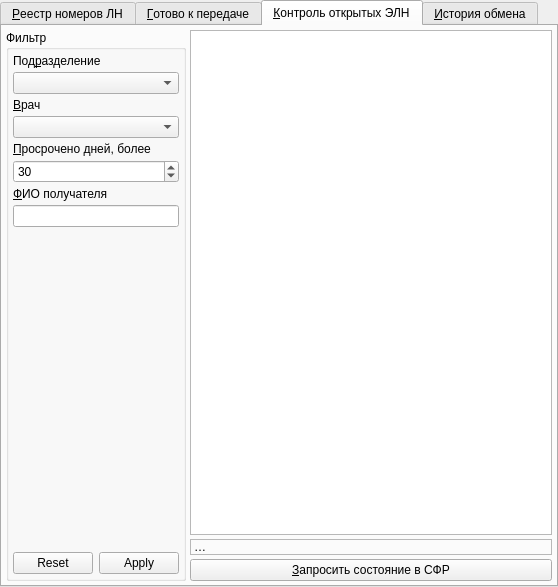
<?xml version="1.0" encoding="UTF-8"?>
<ui version="4.0">
 <class>CWorkSpace</class>
 <widget class="QDialog" name="CWorkSpace">
  <property name="geometry">
   <rect>
    <x>0</x>
    <y>0</y>
    <width>558</width>
    <height>587</height>
   </rect>
  </property>
  <property name="windowTitle">
   <string>Dialog</string>
  </property>
  <layout class="QGridLayout" name="gridLayout">
   <property name="leftMargin">
    <number>0</number>
   </property>
   <property name="topMargin">
    <number>0</number>
   </property>
   <property name="rightMargin">
    <number>0</number>
   </property>
   <property name="bottomMargin">
    <number>0</number>
   </property>
   <property name="spacing">
    <number>0</number>
   </property>
   <item row="0" column="0">
    <widget class="QTabWidget" name="tabMain">
     <property name="currentIndex">
      <number>2</number>
     </property>
     <property name="documentMode">
      <bool>false</bool>
     </property>
     <widget class="QWidget" name="tabNumbersRegistry">
      <attribute name="title">
       <string>&amp;Реестр номеров ЛН</string>
      </attribute>
      <layout class="QGridLayout" name="gridLayout_5">
       <property name="leftMargin">
        <number>4</number>
       </property>
       <property name="topMargin">
        <number>4</number>
       </property>
       <property name="rightMargin">
        <number>4</number>
       </property>
       <property name="bottomMargin">
        <number>4</number>
       </property>
       <property name="spacing">
        <number>4</number>
       </property>
       <item row="1" column="0" colspan="2">
        <widget class="CTableView" name="tblNumbersRegistry"/>
       </item>
       <item row="3" column="0" colspan="2">
        <widget class="QPushButton" name="btnRequestNumbers">
         <property name="text">
          <string>&amp;Запросить номера в сервисе СФР</string>
         </property>
        </widget>
       </item>
       <item row="2" column="0" colspan="2">
        <widget class="QLabel" name="lblSizeOfNumbersRegistry">
         <property name="frameShape">
          <enum>QFrame::StyledPanel</enum>
         </property>
         <property name="frameShadow">
          <enum>QFrame::Sunken</enum>
         </property>
         <property name="lineWidth">
          <number>1</number>
         </property>
         <property name="text">
          <string>…</string>
         </property>
        </widget>
       </item>
      </layout>
     </widget>
     <widget class="QWidget" name="tabReadyToSend">
      <attribute name="title">
       <string>&amp;Готово к передаче</string>
      </attribute>
      <layout class="QGridLayout" name="gridLayout_4">
       <property name="leftMargin">
        <number>4</number>
       </property>
       <property name="topMargin">
        <number>4</number>
       </property>
       <property name="rightMargin">
        <number>4</number>
       </property>
       <property name="bottomMargin">
        <number>4</number>
       </property>
       <property name="spacing">
        <number>4</number>
       </property>
       <item row="0" column="0" rowspan="3">
        <widget class="QGroupBox" name="grpReadyFilter">
         <property name="sizePolicy">
          <sizepolicy hsizetype="Fixed" vsizetype="Preferred">
           <horstretch>0</horstretch>
           <verstretch>0</verstretch>
          </sizepolicy>
         </property>
         <property name="title">
          <string>Фильтр</string>
         </property>
         <layout class="QGridLayout" name="gridLayout_7">
          <property name="leftMargin">
           <number>4</number>
          </property>
          <property name="topMargin">
           <number>4</number>
          </property>
          <property name="rightMargin">
           <number>4</number>
          </property>
          <property name="bottomMargin">
           <number>4</number>
          </property>
          <property name="spacing">
           <number>4</number>
          </property>
          <item row="5" column="0" colspan="2">
           <widget class="QLineEdit" name="edtReadyNumber"/>
          </item>
          <item row="8" column="0" colspan="2">
           <spacer name="verticalSpacer_2">
            <property name="orientation">
             <enum>Qt::Vertical</enum>
            </property>
            <property name="sizeHint" stdset="0">
             <size>
              <width>20</width>
              <height>40</height>
             </size>
            </property>
           </spacer>
          </item>
          <item row="9" column="0" colspan="2">
           <widget class="CApplyResetDialogButtonBox" name="buttonBoxReady">
            <property name="standardButtons">
             <set>QDialogButtonBox::Apply|QDialogButtonBox::Reset</set>
            </property>
           </widget>
          </item>
          <item row="1" column="0" colspan="2">
           <widget class="COrgStructureComboBox" name="cmbReadyOrgStructure"/>
          </item>
          <item row="6" column="0">
           <widget class="QLabel" name="lblReadyBegDate">
            <property name="text">
             <string>&amp;Дата c</string>
            </property>
            <property name="buddy">
             <cstring>edtReadyBegDate</cstring>
            </property>
           </widget>
          </item>
          <item row="2" column="0" colspan="2">
           <widget class="QLabel" name="lblReadyPerson">
            <property name="text">
             <string>&amp;Врач</string>
            </property>
            <property name="buddy">
             <cstring>cmbReadyPerson</cstring>
            </property>
           </widget>
          </item>
          <item row="0" column="0" colspan="2">
           <widget class="QLabel" name="lblReadyOrgStructure">
            <property name="sizePolicy">
             <sizepolicy hsizetype="Maximum" vsizetype="Preferred">
              <horstretch>0</horstretch>
              <verstretch>0</verstretch>
             </sizepolicy>
            </property>
            <property name="minimumSize">
             <size>
              <width>130</width>
              <height>0</height>
             </size>
            </property>
            <property name="text">
             <string>Под&amp;разделение</string>
            </property>
            <property name="buddy">
             <cstring>cmbReadyOrgStructure</cstring>
            </property>
           </widget>
          </item>
          <item row="6" column="1">
           <widget class="CDateEdit" name="edtReadyBegDate">
            <property name="sizePolicy">
             <sizepolicy hsizetype="Maximum" vsizetype="Fixed">
              <horstretch>0</horstretch>
              <verstretch>0</verstretch>
             </sizepolicy>
            </property>
            <property name="displayFormat">
             <string>dd.MM.yyyy</string>
            </property>
            <property name="calendarPopup">
             <bool>true</bool>
            </property>
           </widget>
          </item>
          <item row="7" column="0">
           <widget class="QLabel" name="lblReadyEndDate">
            <property name="text">
             <string>&amp;по</string>
            </property>
            <property name="buddy">
             <cstring>edtReadyEndDate</cstring>
            </property>
           </widget>
          </item>
          <item row="7" column="1">
           <widget class="CDateEdit" name="edtReadyEndDate">
            <property name="sizePolicy">
             <sizepolicy hsizetype="Maximum" vsizetype="Fixed">
              <horstretch>0</horstretch>
              <verstretch>0</verstretch>
             </sizepolicy>
            </property>
            <property name="displayFormat">
             <string>dd.MM.yyyy</string>
            </property>
            <property name="calendarPopup">
             <bool>true</bool>
            </property>
           </widget>
          </item>
          <item row="4" column="0" colspan="2">
           <widget class="QLabel" name="lblReadyNumber">
            <property name="sizePolicy">
             <sizepolicy hsizetype="Maximum" vsizetype="Preferred">
              <horstretch>0</horstretch>
              <verstretch>0</verstretch>
             </sizepolicy>
            </property>
            <property name="text">
             <string>&amp;Номер</string>
            </property>
            <property name="buddy">
             <cstring>edtReadyNumber</cstring>
            </property>
           </widget>
          </item>
          <item row="3" column="0" colspan="2">
           <widget class="CPersonComboBoxEx" name="cmbReadyPerson"/>
          </item>
         </layout>
        </widget>
       </item>
       <item row="2" column="1" colspan="2">
        <widget class="QPushButton" name="btnSend">
         <property name="enabled">
          <bool>true</bool>
         </property>
         <property name="text">
          <string>&amp;Передать в СФР</string>
         </property>
        </widget>
       </item>
       <item row="0" column="1" colspan="2">
        <widget class="CTableView" name="tblReadyTempInvalidDocuments"/>
       </item>
       <item row="1" column="1" colspan="2">
        <widget class="QLabel" name="lblRowsInReadyTempInvalidDocuments">
         <property name="frameShape">
          <enum>QFrame::StyledPanel</enum>
         </property>
         <property name="frameShadow">
          <enum>QFrame::Sunken</enum>
         </property>
         <property name="text">
          <string>…</string>
         </property>
        </widget>
       </item>
      </layout>
     </widget>
     <widget class="QWidget" name="tabExpired">
      <attribute name="title">
       <string>&amp;Контроль открытых ЭЛН</string>
      </attribute>
      <layout class="QGridLayout" name="gridLayout_3">
       <property name="leftMargin">
        <number>4</number>
       </property>
       <property name="topMargin">
        <number>4</number>
       </property>
       <property name="rightMargin">
        <number>4</number>
       </property>
       <property name="bottomMargin">
        <number>4</number>
       </property>
       <property name="spacing">
        <number>4</number>
       </property>
       <item row="0" column="1">
        <widget class="CTableView" name="tblExpiredTempInvalidDocuments"/>
       </item>
       <item row="2" column="1">
        <widget class="QPushButton" name="btnCheckExpiredDocuments">
         <property name="text">
          <string>&amp;Запросить состояние в СФР</string>
         </property>
        </widget>
       </item>
       <item row="0" column="0" rowspan="3">
        <widget class="QGroupBox" name="grpExpiredFilter">
         <property name="sizePolicy">
          <sizepolicy hsizetype="Fixed" vsizetype="Preferred">
           <horstretch>0</horstretch>
           <verstretch>0</verstretch>
          </sizepolicy>
         </property>
         <property name="title">
          <string>Фильтр</string>
         </property>
         <layout class="QGridLayout" name="gridLayout_9">
          <property name="leftMargin">
           <number>4</number>
          </property>
          <property name="topMargin">
           <number>4</number>
          </property>
          <property name="rightMargin">
           <number>4</number>
          </property>
          <property name="bottomMargin">
           <number>4</number>
          </property>
          <property name="spacing">
           <number>4</number>
          </property>
          <item row="8" column="0" colspan="2">
           <spacer name="verticalSpacer_4">
            <property name="orientation">
             <enum>Qt::Vertical</enum>
            </property>
            <property name="sizeHint" stdset="0">
             <size>
              <width>20</width>
              <height>40</height>
             </size>
            </property>
           </spacer>
          </item>
          <item row="0" column="0" colspan="2">
           <widget class="QLabel" name="lblExpiredOrgStructure">
            <property name="sizePolicy">
             <sizepolicy hsizetype="Maximum" vsizetype="Preferred">
              <horstretch>0</horstretch>
              <verstretch>0</verstretch>
             </sizepolicy>
            </property>
            <property name="minimumSize">
             <size>
              <width>130</width>
              <height>0</height>
             </size>
            </property>
            <property name="text">
             <string>Под&amp;разделение</string>
            </property>
            <property name="buddy">
             <cstring>cmbReadyOrgStructure</cstring>
            </property>
           </widget>
          </item>
          <item row="1" column="0" colspan="2">
           <widget class="COrgStructureComboBox" name="cmbExpiredOrgStructure">
            <property name="sizePolicy">
             <sizepolicy hsizetype="Expanding" vsizetype="Fixed">
              <horstretch>0</horstretch>
              <verstretch>0</verstretch>
             </sizepolicy>
            </property>
           </widget>
          </item>
          <item row="2" column="0" colspan="2">
           <widget class="QLabel" name="lblExpiredPerson">
            <property name="text">
             <string>&amp;Врач</string>
            </property>
            <property name="buddy">
             <cstring>cmbHistoryPerson</cstring>
            </property>
           </widget>
          </item>
          <item row="9" column="0" colspan="2">
           <widget class="CApplyResetDialogButtonBox" name="buttonBoxExpired">
            <property name="standardButtons">
             <set>QDialogButtonBox::Apply|QDialogButtonBox::Reset</set>
            </property>
           </widget>
          </item>
          <item row="4" column="0" colspan="2">
           <widget class="QLabel" name="lblExpiredDays">
            <property name="text">
             <string>&amp;Просрочено дней, более </string>
            </property>
            <property name="buddy">
             <cstring>edtExpiredDays</cstring>
            </property>
           </widget>
          </item>
          <item row="5" column="0" colspan="2">
           <widget class="QSpinBox" name="edtExpiredDays">
            <property name="minimum">
             <number>1</number>
            </property>
            <property name="maximum">
             <number>99999</number>
            </property>
            <property name="value">
             <number>30</number>
            </property>
           </widget>
          </item>
          <item row="3" column="0" colspan="2">
           <widget class="CPersonComboBoxEx" name="cmbExpiredPerson"/>
          </item>
          <item row="6" column="0">
           <widget class="QLabel" name="lblExpiredFullName">
            <property name="text">
             <string>&amp;ФИО получателя</string>
            </property>
            <property name="buddy">
             <cstring>edtExpiredFullName</cstring>
            </property>
           </widget>
          </item>
          <item row="7" column="0" colspan="2">
           <widget class="QLineEdit" name="edtExpiredFullName">
            <property name="sizePolicy">
             <sizepolicy hsizetype="Minimum" vsizetype="Fixed">
              <horstretch>0</horstretch>
              <verstretch>0</verstretch>
             </sizepolicy>
            </property>
           </widget>
          </item>
         </layout>
        </widget>
       </item>
       <item row="1" column="1">
        <widget class="QLabel" name="lblRowsInExpiredTempInvalidDocuments">
         <property name="frameShape">
          <enum>QFrame::StyledPanel</enum>
         </property>
         <property name="frameShadow">
          <enum>QFrame::Sunken</enum>
         </property>
         <property name="text">
          <string>…</string>
         </property>
        </widget>
       </item>
      </layout>
     </widget>
     <widget class="QWidget" name="tabHistory">
      <property name="enabled">
       <bool>true</bool>
      </property>
      <attribute name="title">
       <string>&amp;История обмена</string>
      </attribute>
      <layout class="QGridLayout" name="gridLayout_2">
       <property name="leftMargin">
        <number>4</number>
       </property>
       <property name="topMargin">
        <number>4</number>
       </property>
       <property name="rightMargin">
        <number>4</number>
       </property>
       <property name="bottomMargin">
        <number>4</number>
       </property>
       <property name="spacing">
        <number>4</number>
       </property>
       <item row="0" column="0" rowspan="3">
        <widget class="QGroupBox" name="grpHistoryFilter">
         <property name="sizePolicy">
          <sizepolicy hsizetype="Fixed" vsizetype="Preferred">
           <horstretch>0</horstretch>
           <verstretch>0</verstretch>
          </sizepolicy>
         </property>
         <property name="title">
          <string>Фильтр</string>
         </property>
         <layout class="QGridLayout" name="gridLayout_8">
          <property name="leftMargin">
           <number>4</number>
          </property>
          <property name="topMargin">
           <number>4</number>
          </property>
          <property name="rightMargin">
           <number>4</number>
          </property>
          <property name="bottomMargin">
           <number>4</number>
          </property>
          <property name="spacing">
           <number>4</number>
          </property>
          <item row="6" column="0">
           <widget class="QLabel" name="lblHistoryBegDate">
            <property name="text">
             <string>&amp;Дата c</string>
            </property>
            <property name="buddy">
             <cstring>edtReadyBegDate</cstring>
            </property>
           </widget>
          </item>
          <item row="6" column="1">
           <widget class="CDateEdit" name="edtHistoryBegDate">
            <property name="sizePolicy">
             <sizepolicy hsizetype="Maximum" vsizetype="Fixed">
              <horstretch>0</horstretch>
              <verstretch>0</verstretch>
             </sizepolicy>
            </property>
            <property name="displayFormat">
             <string>dd.MM.yyyy</string>
            </property>
            <property name="calendarPopup">
             <bool>true</bool>
            </property>
           </widget>
          </item>
          <item row="7" column="0">
           <widget class="QLabel" name="lblHistoryEndDate">
            <property name="text">
             <string>&amp;по</string>
            </property>
            <property name="buddy">
             <cstring>edtReadyEndDate</cstring>
            </property>
           </widget>
          </item>
          <item row="8" column="0" colspan="2">
           <spacer name="verticalSpacer_3">
            <property name="orientation">
             <enum>Qt::Vertical</enum>
            </property>
            <property name="sizeHint" stdset="0">
             <size>
              <width>20</width>
              <height>40</height>
             </size>
            </property>
           </spacer>
          </item>
          <item row="7" column="1">
           <widget class="CDateEdit" name="edtHistoryEndDate">
            <property name="sizePolicy">
             <sizepolicy hsizetype="Maximum" vsizetype="Fixed">
              <horstretch>0</horstretch>
              <verstretch>0</verstretch>
             </sizepolicy>
            </property>
            <property name="displayFormat">
             <string>dd.MM.yyyy</string>
            </property>
            <property name="calendarPopup">
             <bool>true</bool>
            </property>
           </widget>
          </item>
          <item row="4" column="0" colspan="2">
           <widget class="QLabel" name="lblHistoryNumber">
            <property name="sizePolicy">
             <sizepolicy hsizetype="Maximum" vsizetype="Preferred">
              <horstretch>0</horstretch>
              <verstretch>0</verstretch>
             </sizepolicy>
            </property>
            <property name="text">
             <string>&amp;Номер</string>
            </property>
            <property name="buddy">
             <cstring>edtReadyNumber</cstring>
            </property>
           </widget>
          </item>
          <item row="5" column="0" colspan="2">
           <widget class="QLineEdit" name="edtHistoryNumber"/>
          </item>
          <item row="9" column="0" colspan="2">
           <widget class="CApplyResetDialogButtonBox" name="buttonBoxHistory">
            <property name="standardButtons">
             <set>QDialogButtonBox::Apply|QDialogButtonBox::Reset</set>
            </property>
           </widget>
          </item>
          <item row="1" column="0" colspan="2">
           <widget class="COrgStructureComboBox" name="cmbHistoryOrgStructure">
            <property name="sizePolicy">
             <sizepolicy hsizetype="Expanding" vsizetype="Fixed">
              <horstretch>0</horstretch>
              <verstretch>0</verstretch>
             </sizepolicy>
            </property>
           </widget>
          </item>
          <item row="0" column="0" colspan="2">
           <widget class="QLabel" name="lblHistoryOrgStructure">
            <property name="sizePolicy">
             <sizepolicy hsizetype="Maximum" vsizetype="Preferred">
              <horstretch>0</horstretch>
              <verstretch>0</verstretch>
             </sizepolicy>
            </property>
            <property name="minimumSize">
             <size>
              <width>130</width>
              <height>0</height>
             </size>
            </property>
            <property name="text">
             <string>Под&amp;разделение</string>
            </property>
            <property name="buddy">
             <cstring>cmbReadyOrgStructure</cstring>
            </property>
           </widget>
          </item>
          <item row="2" column="0" colspan="2">
           <widget class="QLabel" name="lblHistoryPerson">
            <property name="text">
             <string>&amp;Врач</string>
            </property>
            <property name="buddy">
             <cstring>cmbHistoryPerson</cstring>
            </property>
           </widget>
          </item>
          <item row="3" column="0" colspan="2">
           <widget class="CPersonComboBoxEx" name="cmbHistoryPerson"/>
          </item>
         </layout>
        </widget>
       </item>
       <item row="0" column="1" rowspan="3">
        <widget class="CInDocTableView" name="tblTempInvalidDocumentExports"/>
       </item>
      </layout>
     </widget>
    </widget>
   </item>
  </layout>
 </widget>
 <customwidgets>
  <customwidget>
   <class>CDateEdit</class>
   <extends>QDateEdit</extends>
   <header>library/DateEdit.h</header>
  </customwidget>
  <customwidget>
   <class>CTableView</class>
   <extends>QTableView</extends>
   <header>library/TableView.h</header>
  </customwidget>
  <customwidget>
   <class>COrgStructureComboBox</class>
   <extends>QComboBox</extends>
   <header>Orgs/OrgStructComboBoxes.h</header>
  </customwidget>
  <customwidget>
   <class>CApplyResetDialogButtonBox</class>
   <extends>QDialogButtonBox</extends>
   <header>library/DialogButtonBox.h</header>
  </customwidget>
  <customwidget>
   <class>CInDocTableView</class>
   <extends>QTableView</extends>
   <header>library/InDocTable.h</header>
  </customwidget>
  <customwidget>
   <class>CPersonComboBoxEx</class>
   <extends>QComboBox</extends>
   <header>Orgs/PersonComboBoxEx.h</header>
  </customwidget>
 </customwidgets>
 <tabstops>
  <tabstop>tabMain</tabstop>
  <tabstop>tblNumbersRegistry</tabstop>
  <tabstop>btnRequestNumbers</tabstop>
  <tabstop>cmbReadyOrgStructure</tabstop>
  <tabstop>cmbReadyPerson</tabstop>
  <tabstop>edtReadyNumber</tabstop>
  <tabstop>edtReadyBegDate</tabstop>
  <tabstop>edtReadyEndDate</tabstop>
  <tabstop>buttonBoxReady</tabstop>
  <tabstop>tblReadyTempInvalidDocuments</tabstop>
  <tabstop>btnSend</tabstop>
  <tabstop>cmbHistoryOrgStructure</tabstop>
  <tabstop>cmbHistoryPerson</tabstop>
  <tabstop>edtHistoryNumber</tabstop>
  <tabstop>edtHistoryBegDate</tabstop>
  <tabstop>edtHistoryEndDate</tabstop>
  <tabstop>buttonBoxHistory</tabstop>
  <tabstop>tblTempInvalidDocumentExports</tabstop>
  <tabstop>cmbExpiredOrgStructure</tabstop>
  <tabstop>cmbExpiredPerson</tabstop>
  <tabstop>edtExpiredDays</tabstop>
  <tabstop>buttonBoxExpired</tabstop>
  <tabstop>tblExpiredTempInvalidDocuments</tabstop>
  <tabstop>btnCheckExpiredDocuments</tabstop>
 </tabstops>
 <resources/>
 <connections/>
</ui>
